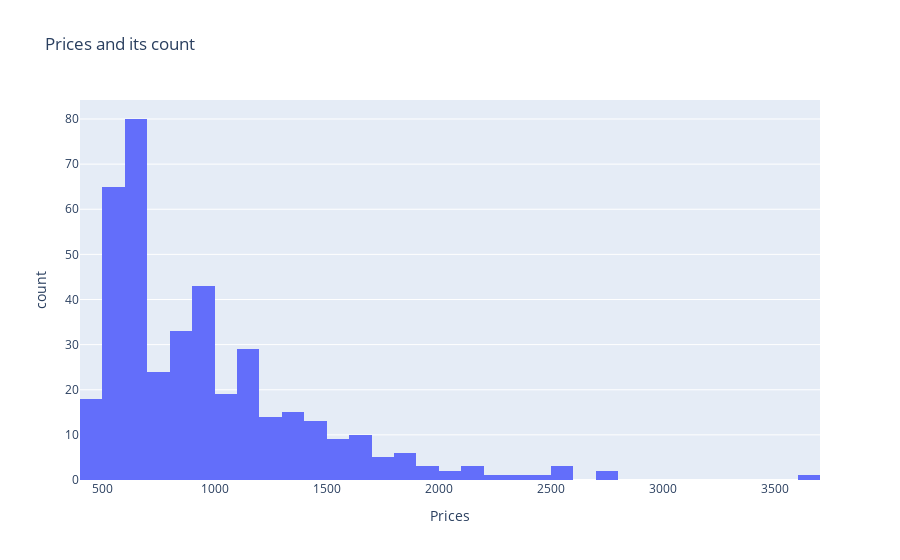

Here is the notebook cell this chart was saved with:
### Code cell
px.histogram(df['Prices'],x='Prices',title='Prices and its count')

### Figure 1 — Plotly figure (JSON) as saved in the notebook; plotly's stock layout.template omitted (floating-point values rounded to 4 significant figures; data arrays with more than 128 entries replaced by an {"elided": "..."} marker saying what was removed)
{"data": [{"alignmentgroup": "True", "bingroup": "x", "hovertemplate": "Prices=%{x}<br>count=%{y}<extra></extra>", "legendgroup": "", "marker": {"color": "#636efa", "pattern": {"shape": ""}}, "name": "", "offsetgroup": "", "orientation": "v", "showlegend": false, "type": "histogram", "x": {"elided": "400 int values"}, "xaxis": "x", "yaxis": "y"}], "layout": {"barmode": "relative", "legend": {"tracegroupgap": 0}, "title": {"text": "Prices and its count"}, "xaxis": {"anchor": "y", "domain": [0, 1], "title": {"text": "Prices"}}, "yaxis": {"anchor": "x", "domain": [0, 1], "title": {"text": "count"}}}}
